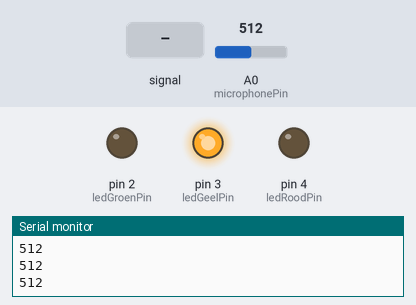
The sketch below on a simulated Arduino Uno, built with avr-gcc and run on an emulated ATmega328P. Parts: output pins drawn as LEDs (lit = HIGH), the last lines printed to the serial monitor. Dashed ring = blinking. Inputs (shaded band) come from the test bench; at power-on: A0 (microphonePin) = 512.

Above: at 1.2 s.
1.3 s: A0 (microphonePin) fed a 200 Hz sine of ±81 counts around its level
At 1.36 s:
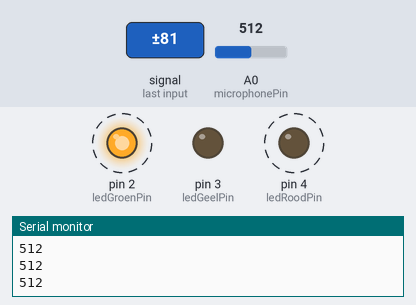
4.3 s: A0 (microphonePin) set to 340
At 5.5 s:
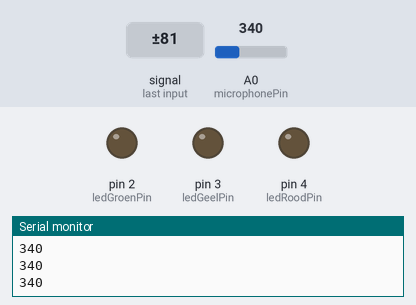
6.3 s: A0 (microphonePin) set to 357
At 6.7 s:
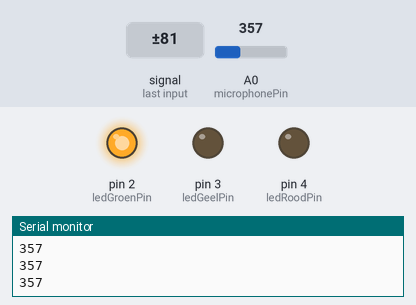
7.8 s: A0 (microphonePin) set to 306
At 9.5 s:
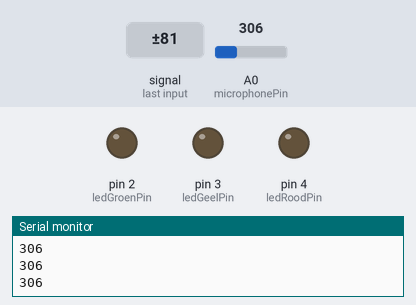
Timing chart, 0 to 10.8 s (numbered marks = the images above; inputs shaded):
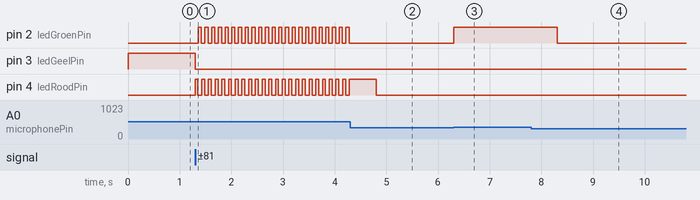

The sketch:

decibelMeter.ino
```cpp
//these define the pin connections
const int microphonePin= 0; //the microphone positive terminal will connect to analog pin A0 to be read
const int ledGroenPin=2;
const int ledGeelPin=3;
const int ledRoodPin=4;

int sample; //the variable that will hold the value read from the microphone each time

const int thresholdGroen= 350;//the microphone threshold sound level at which the LED will turn on
const int thresholdGeel= 500;//the microphone threshold sound level at which the LED will turn on
const int thresholdRood= 535;//the microphone threshold sound level at which the LED will turn on

void setup() {
pinMode (ledGroenPin, OUTPUT);
pinMode (ledGeelPin, OUTPUT);
pinMode (ledRoodPin, OUTPUT);

Serial.begin(9600); //sets the baud rate at 9600 so we can check the values the microphone is obtaining on the Serial Monitor
}

void loop(){
sample= analogRead(microphonePin); //the arduino takes continuous readings from the microphone
Serial.println(sample);
if (sample >= thresholdRood) {
  digitalWrite (ledRoodPin, HIGH); //if the reading is greater than the threshold value, LED turns on
  digitalWrite (ledGroenPin, LOW); //LED turns off
  digitalWrite (ledGeelPin, LOW); //LED turns off
} else if (sample >= thresholdGeel) {
 digitalWrite (ledGeelPin, HIGH); //if the reading is greater than the threshold value, LED turns on
  digitalWrite (ledGroenPin, LOW); //LED turns off
  digitalWrite (ledRoodPin, LOW); //LED turns off
} else if (sample >= thresholdGroen) {
  digitalWrite (ledGroenPin, HIGH); //if the reading is greater than the threshold value, LED turns on
  digitalWrite (ledGeelPin, LOW); //LED turns off
  digitalWrite (ledRoodPin, LOW); //LED turns off
}


if (sample < thresholdGroen) {
  // Er is n ieder geval een lampje aangezet, we wachten even 500ms en zetten dan alle lampjes uit
  delay (500); //LED stays on for a half a second
  digitalWrite (ledGroenPin, LOW); //LED turns off
  digitalWrite (ledGeelPin, LOW); //LED turns off
  digitalWrite (ledRoodPin, LOW); //LED turns off
}


}
```

Measured:
- the behaviour switches between 349 and 350 on A0 (microphonePin) (found by bisection; images 2 and 3)
- after the input at 1.3 s, pin 2 (ledGroenPin): alternates HIGH for 0.06 s and LOW for 0.07 s, starting after 0.06 s; pin 3 (ledGeelPin): HIGH → LOW at once; pin 4 (ledRoodPin): alternates HIGH for 0.06 s and LOW for 0.07 s, starting at once
- after the input at 4.3 s, pin 2 (ledGroenPin): stops changing and stays LOW
- after the input at 6.3 s, pin 2 (ledGroenPin): LOW → HIGH at once
- after the input at 7.8 s, pin 2 (ledGroenPin): HIGH → LOW after 0.51 s
